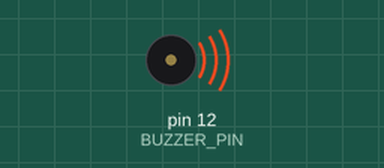
The sketch below on a simulated Arduino Uno, built with avr-gcc and run on an emulated ATmega328P. Parts: buzzer (waves = sounding).

Above: at 0.1 s.
Timing chart, 0 to 40.0 s (numbered marks = the images above):
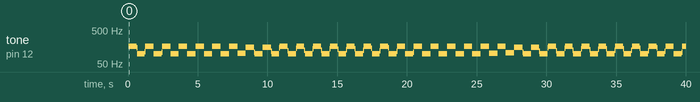

Measured:
- by itself, tone on pin 12 (BUZZER_PIN): plays 166 Hz for 0.56 s, 148 Hz for 0.04 s, 100 Hz for 0.56 s, 115 Hz for 0.04 s, 166 Hz for 0.60 s, 100 Hz for 0.56 s … (106 notes in this stretch)

The sketch:

06-active_buzzer.ino
```cpp
#define BUZZER_PIN 12

void setup()
{
    pinMode(BUZZER_PIN, OUTPUT);
}

void loop()
{
    while (true) {
        // Alternate frequencies
        // (600ms)
        for (int i = 0; i < 100; i++) {
            digitalWrite(BUZZER_PIN, HIGH);
            delay(3);
            digitalWrite(BUZZER_PIN, LOW);
            delay(3);
        }

        // (600ms)
        for (int i = 0; i < 60; i++) {
            digitalWrite(BUZZER_PIN, HIGH);
            delay(5);
            digitalWrite(BUZZER_PIN, LOW);
            delay(5);
        }
    }
}
```
